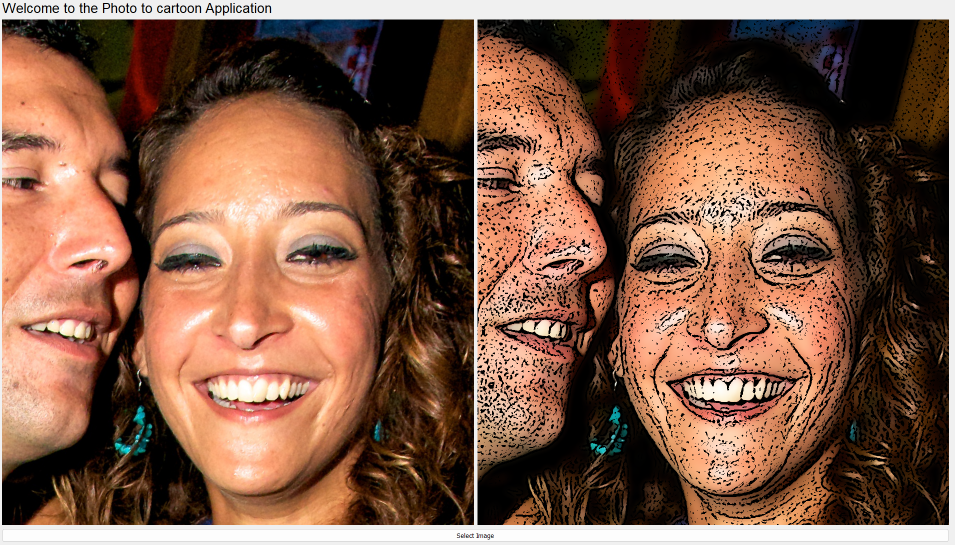
#> input picture Assets/example1.png, 1910 x 1090 px (shown at 1/2 size)
$ python -i main.py   (imports and definitions only)
#> lines starting #> are read from the running program, lines starting #| are printed output that depends on the picture; after the words box and inside, x2 and y2 are one past the last pixel; in counts of white or black regions, pixels touching at a corner belong together
#> in collectData, image is the input picture: shape (1090, 1910, 3); mean B, G, R 73, 92.2, 129.4
import cv2
from matplotlib import pyplot as plt

from PyQt5.QtCore import *
from PyQt5.QtGui import *
from PyQt5.QtWidgets import *
from PyQt5.QtGui import QPixmap
import sys

# [87 lines that did not run here, left out]

def edgeDetection(image):
    #convert image to grayscale
    grayScale = cv2.cvtColor(image,cv2.COLOR_RGB2GRAY)
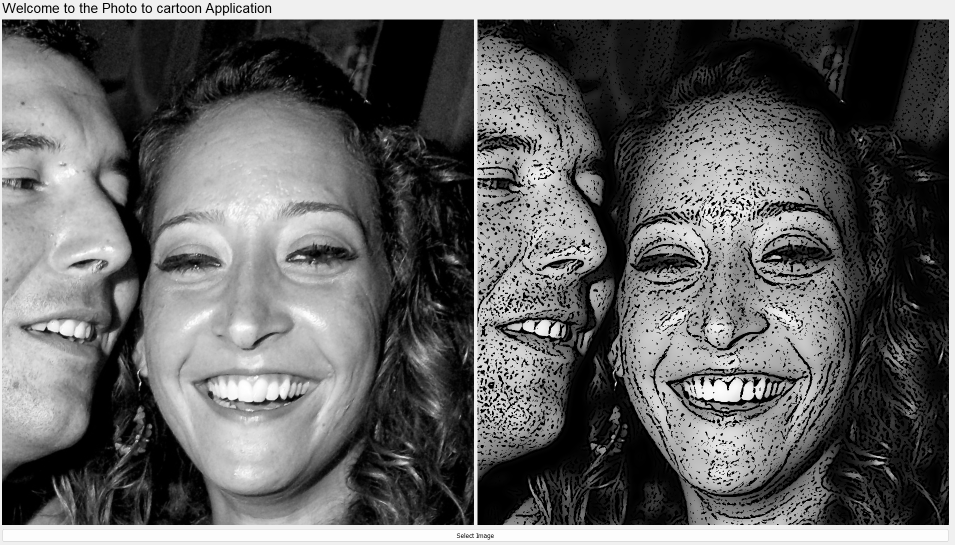
#> grayScale: shape (1090, 1910) (shown at 1/2 size); min 0, max 255, mean 101.1
    #mediumBlur
    medianBlur = cv2.medianBlur(grayScale,5)
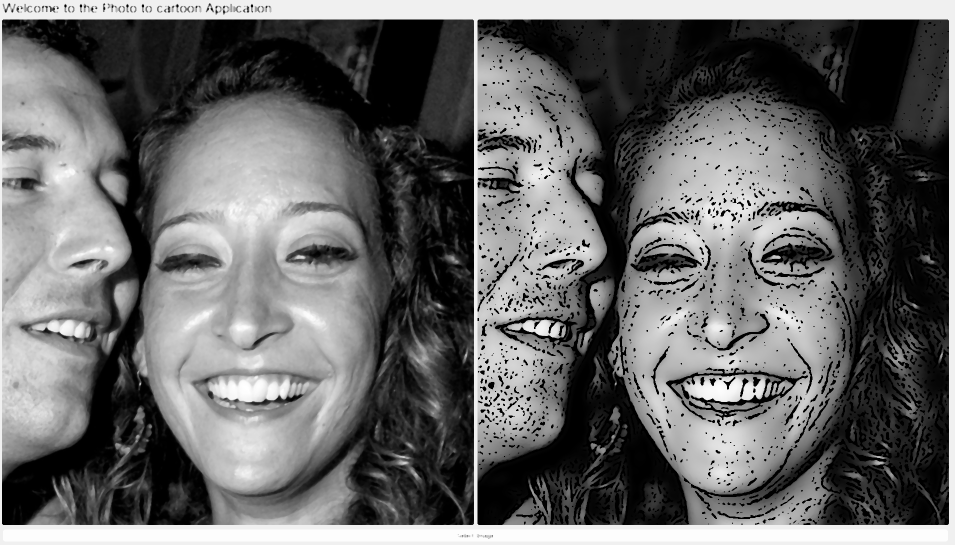
#> medianBlur: shape (1090, 1910) (shown at 1/2 size); min 0, max 255, mean 103.9

    th2 = cv2.adaptiveThreshold(medianBlur,255,cv2.ADAPTIVE_THRESH_MEAN_C,cv2.THRESH_BINARY,11,2)
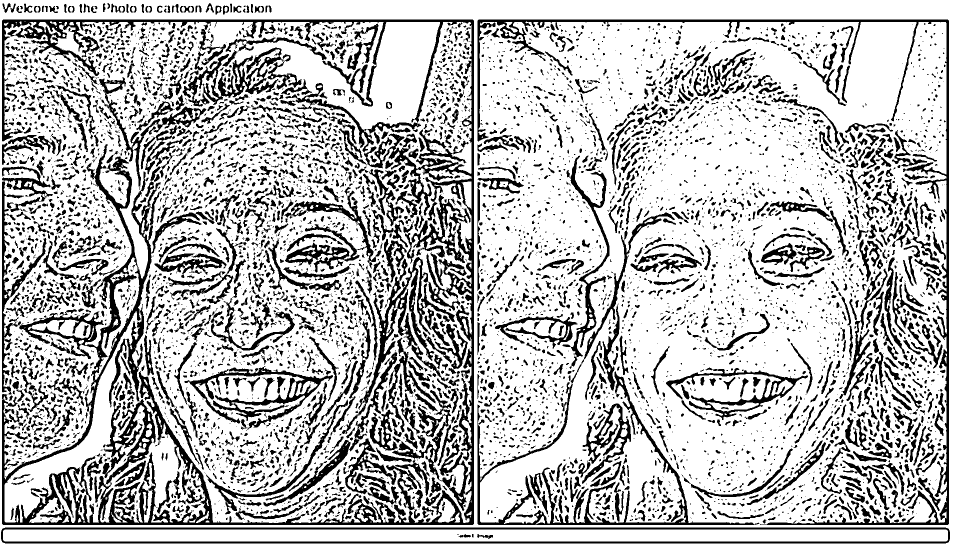
#> th2: shape (1090, 1910) (shown at 1/2 size); 74.3% white; 6936 black regions (4229 under 20 px), largest, box (x1, y1, x2, y2) and area: (4, 39, 948, 1050) 96340, (955, 39, 1898, 1050) 20379, (2, 1055, 1900, 1087) 15304
    th3 = cv2.adaptiveThreshold(medianBlur,255,cv2.ADAPTIVE_THRESH_GAUSSIAN_C,cv2.THRESH_BINARY,11,2)
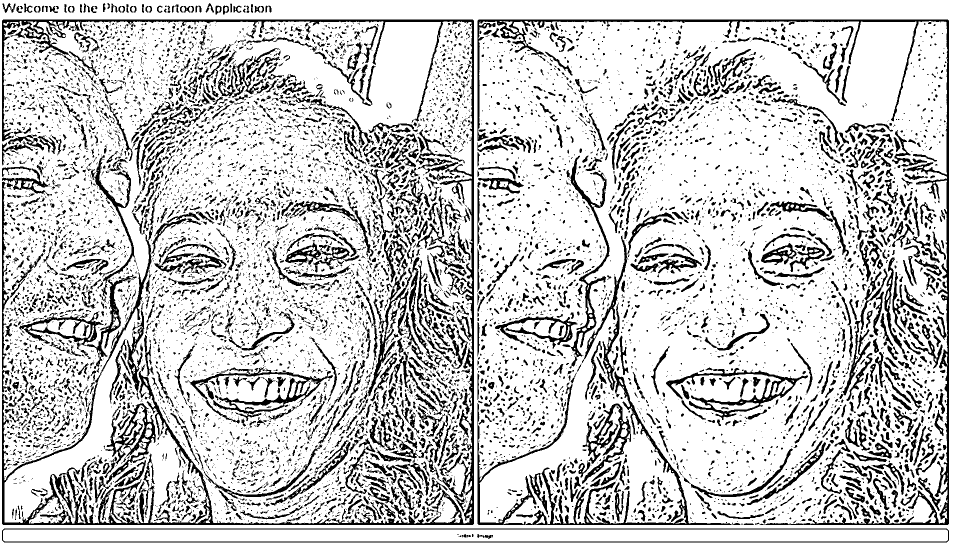
#> th3: shape (1090, 1910) (shown at 1/2 size); 79.3% white; 10390 black regions (7662 under 20 px), largest, box (x1, y1, x2, y2) and area: (4, 39, 948, 1050) 38129, (955, 39, 1898, 1050) 18090, (955, 743, 1481, 1050) 10699
    return th3

def visualizePlot(image,row,column,index,label):
    plt.subplot(row,column,index)
    plt.imshow(image)
    plt.title(label)

'''def edgeDetection(image):
    #convet image to grayscale
    grayScale = cv2.cvtColor(image,cv2.COLOR_RGB2GRAY)
    edges = cv2.Canny(image,30,40)#100,150)#178
    #invert edges (pixels)
    invertedges = cv2.bitwise_not(edges)
    convertBack = cv2.cvtColor(invertedges,cv2.COLOR_GRAY2BGR)
    #plot the edges
    #plt.subplot(122)#row column index
    #plt.imshow(invertedges,cmap="gray")
    #plt.title("Edges")
    return convertBack'''

def plotEdgeDetection(image,Testing):
    if Testing:
        visualizePlot(image,1,2,1,"Original")
        imageFiltering(image,Testing)
        plt.show()
    else:
        return imageFiltering(image,Testing)

def colorQuantization():
    #make use of the K-Means clustering algorithm
    pass

def imageFiltering(orginalImage,Testing=True):
    #propagate the edges throughh this section
    bilaterialFilter = cv2.bilateralFilter(orginalImage,25,100,100)
    invert = edgeDetection(orginalImage)
    print(invert.shape[0],invert.shape[1])
#| 1090 1910
    print(invert.dtype)
#| uint8
    convertInvert = cv2.cvtColor(invert,cv2.COLOR_BGR2RGB)
    cartoon = cv2.bitwise_and(bilaterialFilter,convertInvert,mask=None)
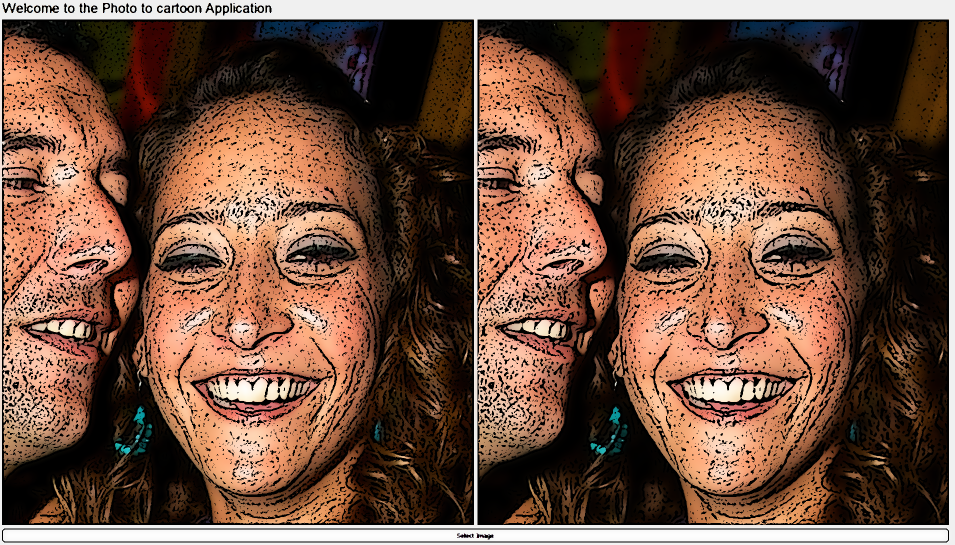
#> cartoon: shape (1090, 1910, 3) (shown at 1/2 size); mean R, G, B 114.5, 82.3, 65.7
    #image,row,column,index,label
    if Testing:
        visualizePlot(cartoon,1,2,2,"cartoon")
    else:
        print(f"Type of cartoon is {type(cartoon)}")
        return cartoon

def collectData(imagePath:str,Testing=True):
    #in our case, data will be (We will integreate QT5 For UI)

    #Only make use of MatPlotLib if Testing is True
    image = cv2.imread(imagePath)
    Convertimage = cv2.cvtColor(image,cv2.COLOR_BGR2RGB)
    if Testing:
        plotEdgeDetection(Convertimage,Testing)
    else:
        return plotEdgeDetection(Convertimage,Testing)

# [5 lines left out: function main, not called in this run]
# [2 lines not run here, left out]
#
#collectData("C:/Users/benja/Desktop/cartoonify/dataset/diverseImages/train2014/train2014/davido.jpg")
#collectData("C:/Users/benja/Desktop/cartoonify/dataset/diverseImages/train2014/train2014/2600978dacd7c09f2caefd9e061d2999.1000x1000x1.jpg")

#collectData("C:/Users/benja/Desktop/cartoonify/dataset/diverseImages/train2014/train2014/COCO_train2014_000000005883.jpg")
#collectData("C:/Users/benja/Desktop/cartoonify/dataset/faces/1Gge9Pz7-AQ2JKh2IMrsxbQGnjgs8kh2h.png")
#collectData("C:/Users/benja/Desktop/cartoonify/dataset/diverseImages/train2014/train2014/COCO_train2014_000000005505.jpg")

#"C:/Users/benja/Desktop/cartoonify/dataset/diverseImages/train2014/train2014/COCO_train2014_000000008979.jpg
         #COCO_train2014_000000008979
#"COCO_train2014_000000001238.jpg")

#"COCO_train2014_000000000036.jpg")

>>> result = collectData('Assets/example1.png')

$ run again, on Assets/example2.png
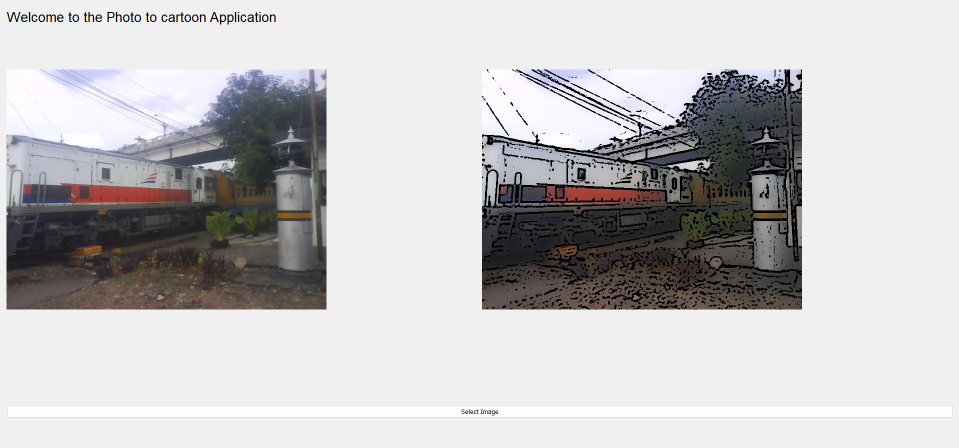
#> input picture Assets/example2.png, 1918 x 895 px (shown at 1/2 size)
#> in collectData, image is the input picture: shape (895, 1918, 3); mean B, G, R 193.6, 192.7, 194
#> in edgeDetection, `th2 = cv2.adaptiveThreshold(medianBlur,255,cv2.ADAPTIVE_THRESH_MEAN_C,..`:
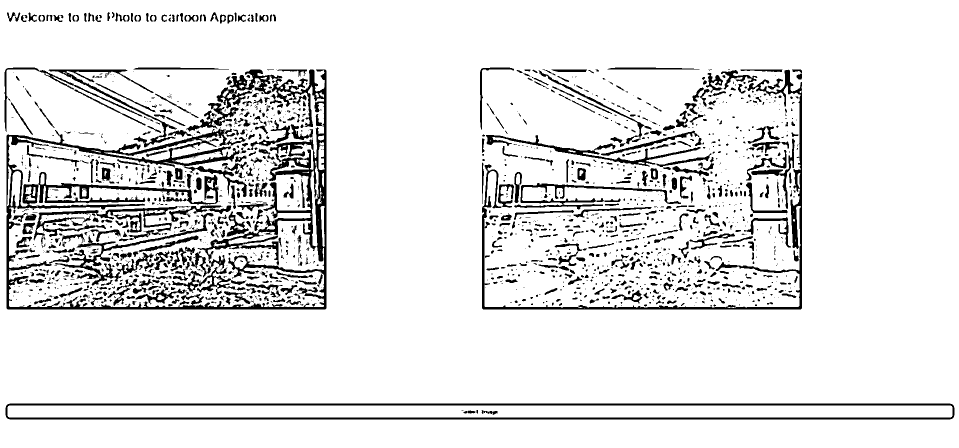
#> th2: shape (895, 1918) (shown at 1/2 size); 89.9% white; 1798 black regions (1086 under 20 px), largest, box (x1, y1, x2, y2) and area: (13, 139, 653, 619) 44497, (11, 807, 1909, 839) 15304, (964, 139, 1604, 619) 10874
#> th3: shape (895, 1918); 92.2% white; 2552 black regions (1804 under 20 px), largest, box (x1, y1, x2, y2) and area: (13, 139, 653, 619) 24196, (964, 139, 1604, 619) 9582, (13, 809, 1907, 837) 7652
#| 895 1918
#| uint8
#> in imageFiltering, `cartoon = cv2.bitwise_and(bilaterialFilter,convertInvert,mask=None)`:
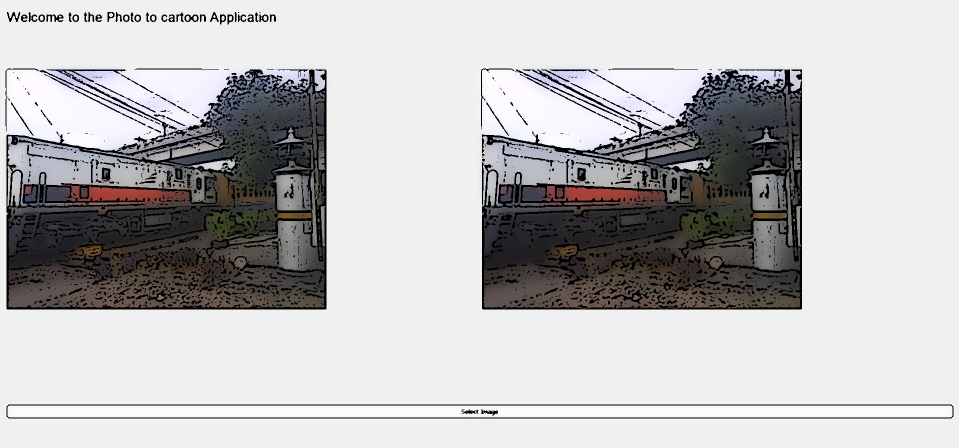
#> cartoon: shape (895, 1918, 3) (shown at 1/2 size); mean R, G, B 188.1, 186.9, 187.7

$ run again, on Assets/example3.png
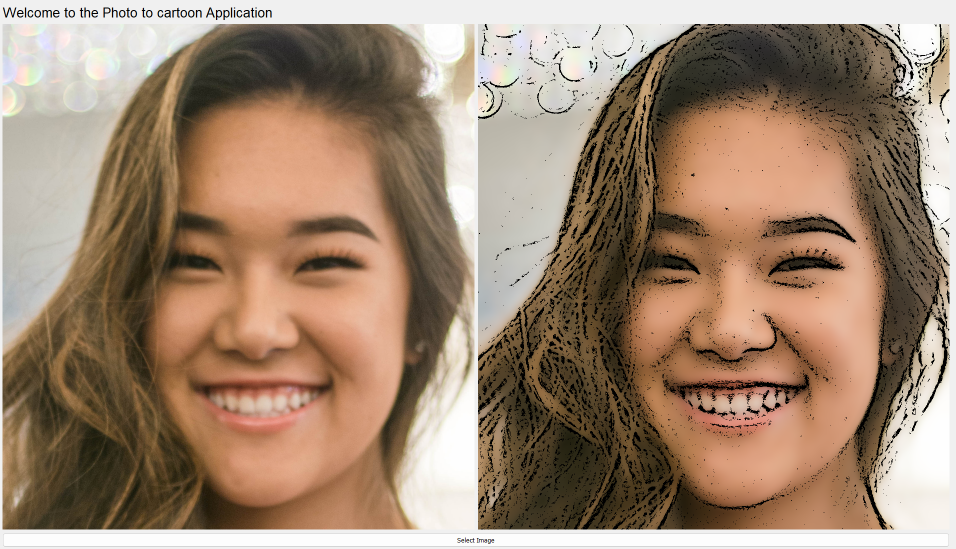
#> input picture Assets/example3.png, 1911 x 1097 px (shown at 1/2 size)
#> in collectData, image is the input picture: shape (1097, 1911, 3); mean B, G, R 112.8, 133.8, 158.1
#> in edgeDetection, `th2 = cv2.adaptiveThreshold(medianBlur,255,cv2.ADAPTIVE_THRESH_MEAN_C,..`:
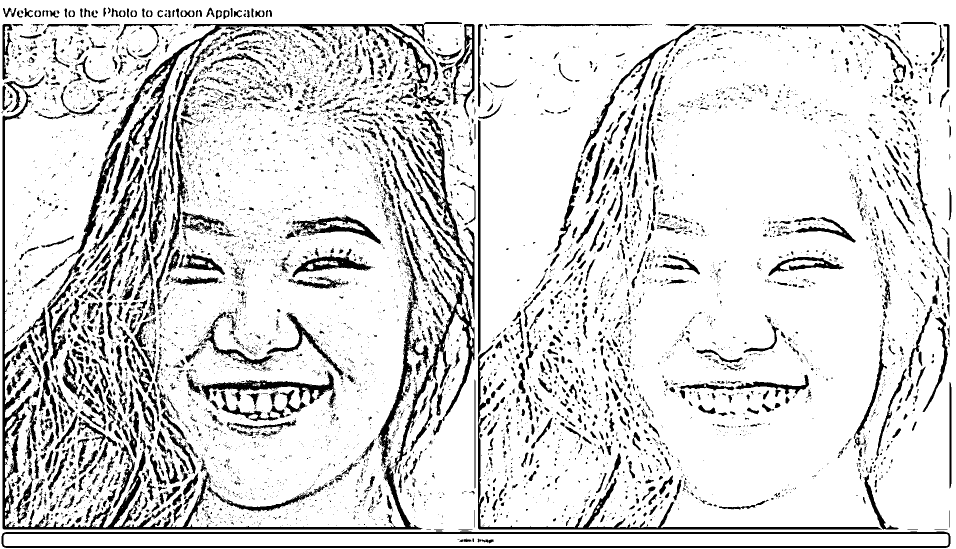
#> th2: shape (1097, 1911) (shown at 1/2 size); 85.3% white; 7563 black regions (6098 under 20 px), largest, box (x1, y1, x2, y2) and area: (5, 151, 845, 1059) 19785, (3, 1063, 1901, 1096) 15369, (135, 48, 877, 516) 14747
#> th3: shape (1097, 1911); 90.5% white; 10582 black regions (9309 under 20 px), largest, box (x1, y1, x2, y2) and area: (5, 198, 843, 1059) 10937, (5, 1066, 1899, 1094) 7652, (956, 690, 1764, 1059) 6725
#| 1097 1911
#| uint8
#> in imageFiltering, `cartoon = cv2.bitwise_and(bilaterialFilter,convertInvert,mask=None)`:
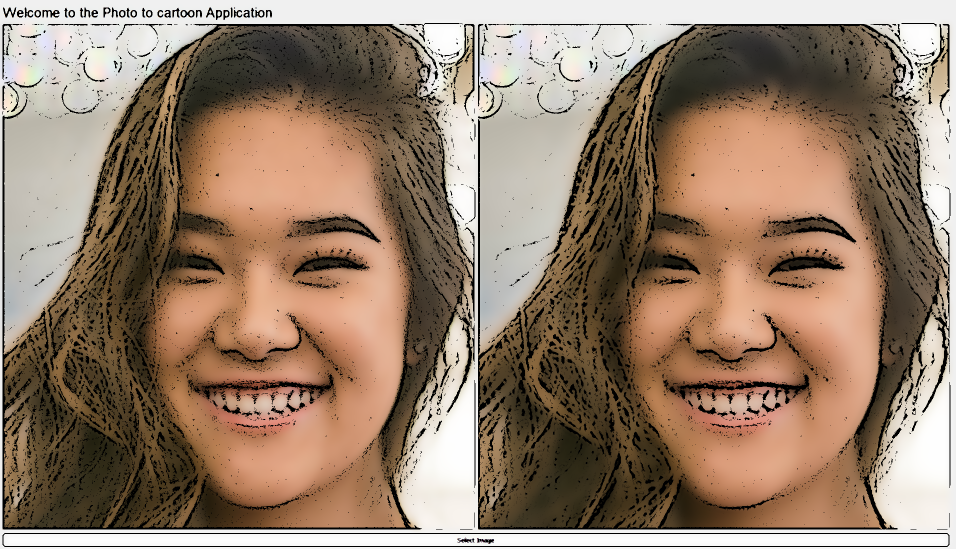
#> cartoon: shape (1097, 1911, 3) (shown at 1/2 size); mean R, G, B 149.4, 126.4, 107
